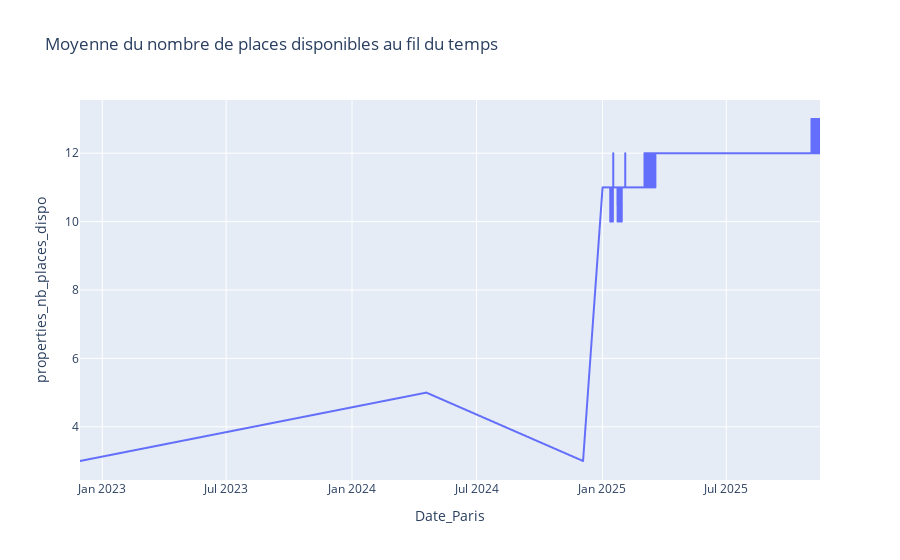

Source (notebook cell):
### Code cell
import plotly.express as px
from datetime import date
df = df.sort_values("Date_Paris")
df = df[df["Date_Scrapping"] >= pd.Timestamp("2025-01-01")]
to_plot = df.groupby(df["Date_Paris"].dt.floor("h"))["properties_nb_places_dispo"].mean().round()
px.line(to_plot, x=to_plot.index, y="properties_nb_places_dispo", title="Moyenne du nombre de places disponibles au fil du temps")
# date_ref = pd.Timestamp("2025-11-14", tz="Europe/Paris")
# df_angellier = df[df["properties_nom"] == "ANGELLIER"]
# df_angellier = df_angellier[df_angellier["Date_Paris"] >= date_ref]
# df_angellier = df_angellier.sort_values("Date_Paris")
# px.line(df_angellier, x=df_angellier.Date_Paris, y="properties_nb_places_dispo", title="Moyenne du nombre de places disponibles au fil du temps")

### Figure 1 — Plotly figure (JSON) as saved in the notebook; plotly's stock layout.template omitted (floating-point values rounded to 4 significant figures; data arrays with more than 128 entries replaced by an {"elided": "..."} marker saying what was removed)
{"data": [{"hovertemplate": "Date_Paris=%{x}<br>properties_nb_places_dispo=%{y}<extra></extra>", "legendgroup": "", "line": {"color": "#636efa", "dash": "solid"}, "marker": {"symbol": "circle"}, "mode": "lines", "name": "", "showlegend": false, "type": "scattergl", "x": {"elided": "2048 str values"}, "xaxis": "x", "y": {"elided": "2048 float values"}, "yaxis": "y"}], "layout": {"legend": {"tracegroupgap": 0}, "title": {"text": "Moyenne du nombre de places disponibles au fil du temps"}, "xaxis": {"anchor": "y", "domain": [0, 1], "title": {"text": "Date_Paris"}}, "yaxis": {"anchor": "x", "domain": [0, 1], "title": {"text": "properties_nb_places_dispo"}}}}
